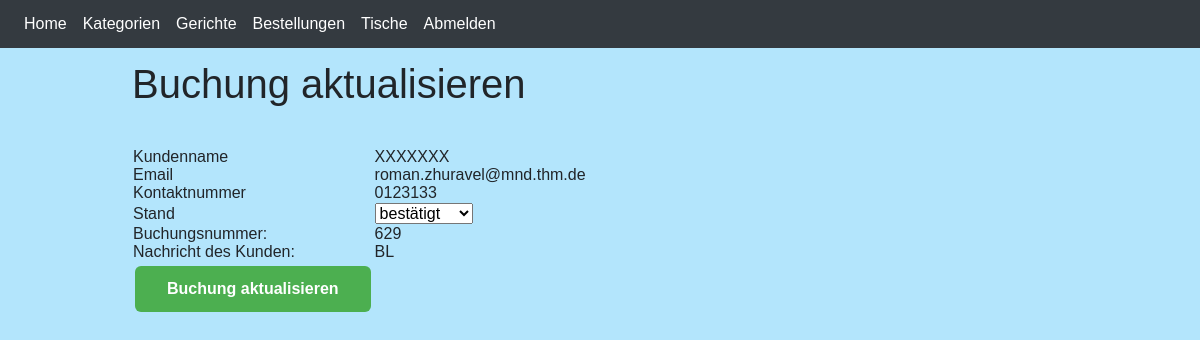
Screenshot of /admin/reservationUpdate.php?id=4 (signed in) with the database file from the repository.
### tables this page shows
CREATE TABLE `tbl_reservation` (
                                   `id` int(11) NOT NULL,
                                   `reservation_nr` int(11) NOT NULL,
                                   `reservation_status` varchar(60) NOT NULL,
                                   `reservation_date` date NOT NULL,
                                   `reservation_time` time NOT NULL,
                                   `table_id` int(11) NOT NULL,
                                   `user_id` int(11) DEFAULT NULL,
                                   `customer_name` varchar(80) NOT NULL,
                                   `customer_email` varchar(120) NOT NULL,
                                   `customer_contact` varchar(20) NOT NULL,
                                   `reservation_seat` int(3) NOT NULL,
                                   `message` varchar(255) DEFAULT NULL
);

### admin/reservationUpdate.php (the view, shortened to what this page needs)
<?php
include('partials/header.php');
require 'includes/SMTP.php';
?>
<div class="main-content">
    <div class="wrapper">
        <h1>Buchung aktualisieren</h1>
        <br><br>
        <?php
            if(isset($_GET['id']))
            {
                $id=$_GET['id'];
                $sql = "SELECT * FROM tbl_reservation WHERE id=$id";
                $res = mysqli_query($conn, $sql);
                $count = mysqli_num_rows($res);
                if($count==1)
                {
                    $row=mysqli_fetch_assoc($res);
                    $reservation_nr = $row['reservation_nr'];
                    $reservation_status	 = $row['reservation_status'];
                    $customer_name = $row['customer_name'];
                    $customer_email = $row['customer_email'];
                    $customer_contact = $row['customer_contact'];
                    $message = $row['message'];
                }
                else
                {
                    header('location:'.URLRACINE.'admin/reservationManage.php');
                }
            }
            else
            {
                header('location:'.URLRACINE.'admin/reservationManage.php');
            }
        ?>
        <form action="" method="POST">
            <table class="tbl-30">
                <tr>
                    <td>Kundenname</td>
                    <td><b> <?php echo  $customer_name ; ?> </b></td>
                </tr>
                <tr>
                    <td>Email</td>
                    <td>
                        <b>  <?php echo $customer_email; ?></b>
                    </td>
                </tr>
                <tr>
                    <td>Kontaktnummer</td>
                    <td>
                        <b>  <?php echo $customer_contact; ?></b>
                    </td>
                </tr>
                <tr>
                    <td>Stand</td>
                    <td>
                        <select name="status">
                            <option <?php if($reservation_status=="done"){echo "selected";} ?> value="done">bestätigt</option>
                        </select>
                    </td>
                </tr>
                <tr>
                    <td>Buchungsnummer: </td>
                    <td>
                        <b> <?php echo $reservation_nr; ?></b>
                    </td>
                </tr>
                <tr>
                    <td>Nachricht des Kunden: </td>
                    <td>
                        <p> <?php echo $message ?></p>
                    </td>
                </tr>
                <tr>
                    <td>
                        <input type="submit" name="submit" value="Buchung aktualisieren" class="button1">
                    </td>
                </tr>
            </table>
        </form>
    </div>
</div>
<?php include('partials/footer.php'); ?>

### admin/assets/css/admin.css (style rules this page uses)
body, input, textarea, select, option { font-family: "Oswald", Helvetica, sans-serif; font-weight: 100; font-size: 1rem; line-height: 1rem; }
h4, p { display: inline; margin: 0; }
body { background-color: #B3E5FC; }

### admin/assets/css/admin2.css (style rules this page uses)
.wrapper { padding: 1%; width: 80%; margin: 0 auto; }
.button1 { background-color: #4CAF50; border: none; color: white; padding: 15px 32px; text-align: center; text-decoration: none; display: inline-block; font-size: 16px; margin: 4px 2px; cursor: pointer; font-weight: bold; border-radius: 6px; }
.tbl-30 { width: 30%; }

### rows the page displays
tbl_reservation: customer_name "XXXXXXX", customer_email "roman.zhuravel@mnd.thm.de", customer_contact "0123133", status "bestätigt", reservation_nr "629", message "BL"
